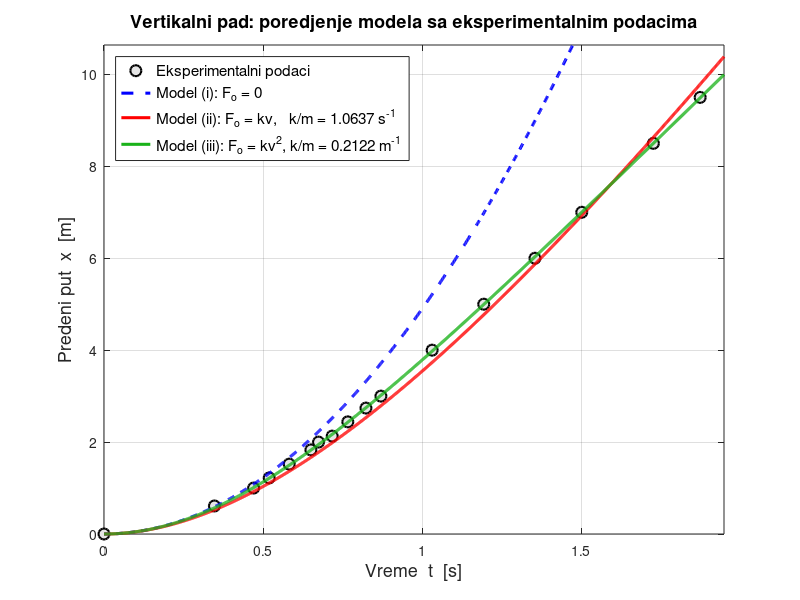
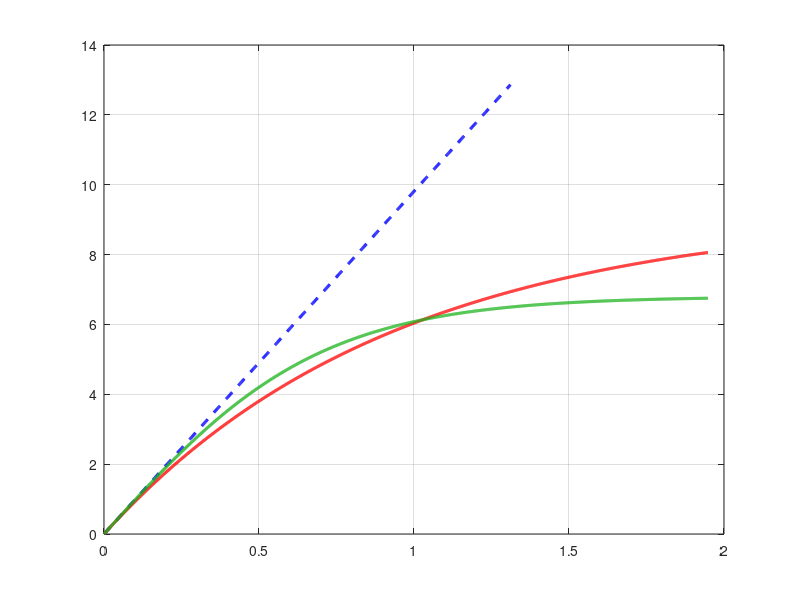

MATLAB code for these plots, in order: (Note: this script raises an error after producing the figures.)
clear; clc; close all;

%  0. KONSTANTE I EKSPERIMENTALNI PODACI

g = 9.81;

% Eksperimentalni podaci iz postavke zadatka
t_exp = [0,     0.347, 0.47,  0.519, 0.582, 0.65,  0.674, 0.717, 0.766, ...
         0.823, 0.87,  1.031, 1.193, 1.354, 1.501, 1.726, 1.873];
x_exp = [0,     0.61,  1.00,  1.22,  1.52,  1.83,  2.00,  2.13,  2.44,  ...
         2.74,  3.00,  4.00,  5.00,  6.00,  7.00,  8.50,  9.50];

n = length(t_exp);  


%  1. MODEL (i): BEZ OTPORA  (F_o = 0)

x_m1 = @(t) 0.5 .* g .* t.^2;

reziduali_m1 = x_m1(t_exp) - x_exp;
mse_m1       = mean(reziduali_m1.^2);


%  2. MODEL (ii): OTPOR PROPORCIONALAN BRZINI  (F_o = k*v)

% Funkcije modela parametrizovane sa alpha
v_m2 = @(a, t) (g ./ a) .* (1 - exp(-a .* t));
x_m2 = @(a, t) (g ./ a) .* t + (g ./ a.^2) .* (exp(-a .* t) - 1);

% Funkcija greske po parametru alpha
mse_m2_fun = @(a) mean((x_m2(a, t_exp) - x_exp).^2);

% Numericki optimum: fminbnd trazi minimum na (lb, ub)
alpha_m2_opt = fminbnd(mse_m2_fun, 1e-4, 500);
mse_m2       = mse_m2_fun(alpha_m2_opt);
v_inf_m2     = g / alpha_m2_opt;   


%  3. MODEL (iii): OTPOR PROPORCIONALAN KVADRATU BRZINE  (F_o = k*v^2)

v_m3 = @(a, t) sqrt(g ./ a) .* tanh(sqrt(g .* a) .* t);
x_m3 = @(a, t) (1 ./ a) .* log(cosh(sqrt(g .* a) .* t));

mse_m3_fun   = @(a) mean((x_m3(a, t_exp) - x_exp).^2);

alpha_m3_opt = fminbnd(mse_m3_fun, 1e-4, 500);
mse_m3       = mse_m3_fun(alpha_m3_opt);
v_inf_m3     = sqrt(g / alpha_m3_opt); 


%  4. VREDNOSTI ZA UNOS U TABELU

fprintf('Vertikalni pad sa razlicitim otporom sredine\n');

fprintf('Model (i): F_o = 0 (bez otpora)\n');
fprintf('MSE = %.6f m^2\n\n', mse_m1);

fprintf('Model (ii): F_o = k*v (otpor ~ brzina)\n');
fprintf('Optimalno k/m (alpha)   = %.6f s^(-1)\n', alpha_m2_opt);
fprintf('Terminalna brzina v_inf = %.4f m/s\n', v_inf_m2);
fprintf('MSE                     = %.6f m^2\n\n', mse_m2);

fprintf('Model (iii): F_o = k*v^2 (otpor ~ kvadrat brzine)\n');
fprintf('Optimalno k/m (alpha)   = %.6f m^(-1)\n', alpha_m3_opt);
fprintf('Terminalna brzina v_inf = %.4f m/s\n', v_inf_m3);
fprintf('MSE                     = %.6f m^2\n\n', mse_m3);

% Identifikacija najboljeg modela
mse_svi   = [mse_m1, mse_m2, mse_m3];
[~, best] = min(mse_svi);
nazivi    = {'(i) F_o = 0', '(ii) F_o = kv', '(iii) F_o = kv^2'};
fprintf('>>> Najmanji MSE ima model: %s\n\n', nazivi{best});


%  5. SLIKA 1: POREDENJE PREDENOG PUTA SA EKSPERIMENTALNIM PODACIMA

t_plot = linspace(0, max(t_exp) * 1.04, 1200); 

fig1 = figure('Name', 'Predeni put - poredjenje', ...
              'Position', [80, 80, 900, 560]);

hold on; grid on; box on;

% Eksperimentalni podaci
plot(t_exp, x_exp, ...
    'ko', 'MarkerSize', 8, 'LineWidth', 1.5, ...
    'MarkerFaceColor', [0.9 0.9 0.9], ...
    'DisplayName', 'Eksperimentalni podaci');

% Model (i)
plot(t_plot, x_m1(t_plot), ...
    'b--', 'LineWidth', 2.2, ...
    'DisplayName', 'Model (i): F_o = 0');

% Model (ii)
plot(t_plot, x_m2(alpha_m2_opt, t_plot), ...
    'r-', 'LineWidth', 2.2, ...
    'DisplayName', sprintf('Model (ii): F_o = kv,   k/m = %.4f s^{-1}', alpha_m2_opt));

% Model (iii)
plot(t_plot, x_m3(alpha_m3_opt, t_plot), ...
    'Color', [0.1 0.7 0.1], 'LineStyle', '-', 'LineWidth', 2.2, ...
    'DisplayName', sprintf('Model (iii): F_o = kv^2, k/m = %.4f m^{-1}', alpha_m3_opt));

xlabel('Vreme  t  [s]',         'FontSize', 13, 'Interpreter', 'tex');
ylabel('Predeni put  x  [m]',   'FontSize', 13, 'Interpreter', 'tex');
title('Vertikalni pad: poredjenje modela sa eksperimentalnim podacima', ...
      'FontSize', 13);
legend('Location', 'northwest', 'FontSize', 11);
xlim([0, max(t_exp)*1.04]);
ylim([0, max(x_exp)*1.12]);

hold off;

saveas(fig1, 'fig_poredjenje.pdf');
fprintf('Sacuvana slika: fig_poredjenje.pdf\n');


%  6. SLIKA 2: PROFIL BRZINE ZA SVA TRI MODELA

fig2 = figure('Name', 'Profil brzine', ...
              'Position', [100, 60, 900, 520]);

hold on; grid on; box on;

% Model (i): v = g*t  
t_m1_plot = linspace(0, max(t_exp)*0.7, 800);  
plot(t_m1_plot, g .* t_m1_plot, ...
    'b--', 'LineWidth', 2.2, ...
    'DisplayName', 'Model (i): F_o = 0  (prikazano do 70% opsega)');

% Model (ii): v(t)
plot(t_plot, v_m2(alpha_m2_opt, t_plot), ...
    'r-', 'LineWidth', 2.2, ...
    'DisplayName', sprintf('Model (ii): v_{\\infty} = %.2f m/s', v_inf_m2));

% Model (iii): v(t)
plot(t_plot, v_m3(alpha_m3_opt, t_plot), ...
    'Color', [0.1 0.7 0.1], 'LineStyle', '-', 'LineWidth', 2.2, ...
    'DisplayName', sprintf('Model (iii): v_{\\infty} = %.2f m/s', v_inf_m3));

% Terminalne brzine (horizontalne isprekidane linije)
yline(v_inf_m2, 'r:', 'LineWidth', 1.4, 'HandleVisibility', 'off');
yline(v_inf_m3, ':', 'Color', [0.1 0.7 0.1], ...
      'LineWidth', 1.4, 'HandleVisibility', 'off');

% Oznake terminalnih brzina
t_ann = max(t_exp) * 0.97;
text(t_ann, v_inf_m2 + 0.3, ...
     sprintf('v_{\\infty}^{(ii)} = %.2f m/s', v_inf_m2), ...
     'Color', 'r', 'FontSize', 10, 'HorizontalAlignment', 'right', ...
     'Interpreter', 'tex');
text(t_ann, v_inf_m3 - 0.6, ...
     sprintf('v_{\\infty}^{(iii)} = %.2f m/s', v_inf_m3), ...
     'Color', [0.1 0.7 0.1], 'FontSize', 10, ...
     'HorizontalAlignment', 'right', 'Interpreter', 'tex');

xlabel('Vreme  t  [s]',      'FontSize', 13, 'Interpreter', 'tex');
ylabel('Brzina  v  [m/s]',   'FontSize', 13, 'Interpreter', 'tex');
title('Profil brzine za tri modela vertikalnog pada', 'FontSize', 13);
legend('Location', 'northwest', 'FontSize', 11);
xlim([0, max(t_exp)*1.04]);

hold off;

saveas(fig2, 'fig_brzine.pdf');
fprintf('Sacuvana slika: fig_brzine.pdf\n');


%  7. SLIKA 3: REZIDUALNE GRESKE

reziduali_m2 = x_m2(alpha_m2_opt, t_exp) - x_exp;
reziduali_m3 = x_m3(alpha_m3_opt, t_exp) - x_exp;

fig3 = figure('Name', 'Rezidualne greske', ...
              'Position', [120, 40, 960, 520]);

hold on; grid on; box on;

% Nulta linija 
plot(t_exp([1,end]), [0 0], 'k-', 'LineWidth', 1, ...
     'HandleVisibility', 'off');

% Model (i)
plot(t_exp, reziduali_m1, ...
    'bs--', 'MarkerSize', 8, 'LineWidth', 1.5, 'MarkerFaceColor', 'b', ...
    'DisplayName', 'Model (i): F_o = 0');

% Model (ii)
plot(t_exp, reziduali_m2, ...
    'r^-', 'MarkerSize', 8, 'LineWidth', 1.5, 'MarkerFaceColor', 'r', ...
    'DisplayName', sprintf('Model (ii): F_o = kv, k/m = %.4f', alpha_m2_opt));

% Model (iii)
plot(t_exp, reziduali_m3, ...
    'v-', 'Color', [0.1 0.7 0.1], 'MarkerSize', 8, 'LineWidth', 1.5, ...
    'MarkerFaceColor', [0.1 0.7 0.1], ...
    'DisplayName', sprintf('Model (iii): F_o = kv^2, k/m = %.4f', alpha_m3_opt));

xlabel('Vreme  t  [s]',                   'FontSize', 13, 'Interpreter', 'tex');
ylabel('Rezidualna greska  r_i  [m]',      'FontSize', 13, 'Interpreter', 'tex');
title('Rezidualne greske: x_{model}(t_i) - x_i^{exp}', ...
      'FontSize', 13, 'Interpreter', 'tex');
legend('Location', 'northwest', 'FontSize', 11);
xlim([0, max(t_exp)*1.04]);

hold off;

saveas(fig3, 'fig_reziduali.pdf');
fprintf('Sacuvana slika: fig_reziduali.pdf\n\n');


%  8. TABELA ZA UNOS U RAD (MSE + parametri)

fprintf('VREDNOSTI ZA TABELU 2 U RADU:\n');
fprintf('Model (i)   | k/m = ---           | MSE = %.6f m^2\n', mse_m1);
fprintf('Model (ii)  | k/m = %.6f s^-1 | MSE = %.6f m^2\n', alpha_m2_opt, mse_m2);
fprintf('Model (iii) | k/m = %.6f m^-1 | MSE = %.6f m^2\n', alpha_m3_opt, mse_m3);

fprintf('Sva izracunavanja su zavrsena. Slike su sacuvane u radnom folderu.\n');
